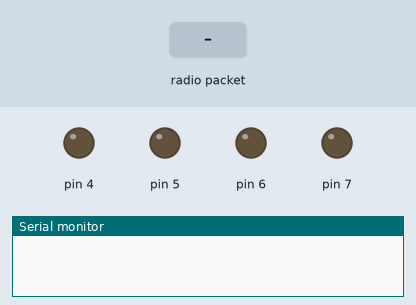
The sketch below on a simulated Arduino Uno, built with avr-gcc and run on an emulated ATmega328P. Shown: output pins drawn as LEDs (lit = HIGH), the last lines printed to the serial monitor. The test bench sets the inputs (shaded band). No radio packets arrive unless stated.

Above: at 1.2 s.
1.3 s: radio packet "A" arrives
At 2.5 s:
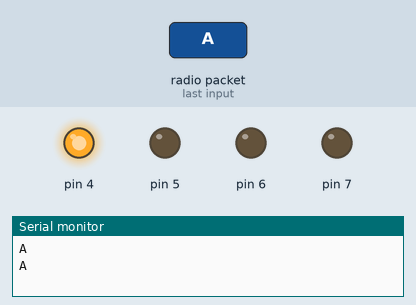
2.8 s: radio packet "B" arrives
At 3.7 s:
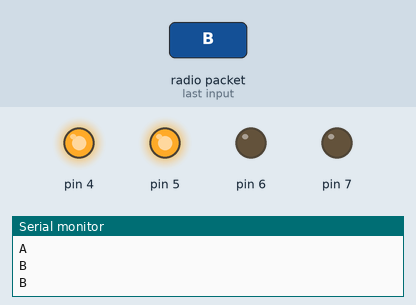
4.3 s: radio packet "A" arrives
At 4.9 s:
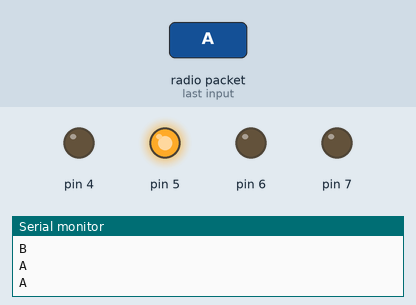
Timing chart, 0 to 7.3 s (numbered marks = the images above; inputs shaded):
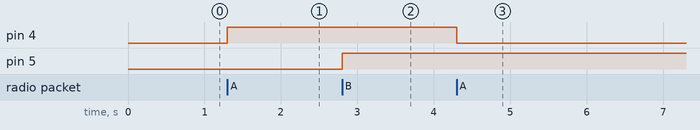

Measured:
- after the input at 1.3 s, pin 4: LOW → HIGH at once
- after the input at 2.8 s, pin 5: LOW → HIGH at once
- after the input at 4.3 s, pin 4: HIGH → LOW at once

The sketch:

receptor433.ino
```cpp
/* MSmaker RF Example
 developed by MSmaker
 date: July 7, 2015
 universomakers@gmail.com
 */
#include <VirtualWire.h> //Inclui a biblioteca VirtualWire.h
#include <Servo.h>

void setup()
{
  int i;
  //Configura o Arduino para trabalhar como receptor
  vw_set_ptt_inverted(true);
  vw_setup(2000);
  vw_set_rx_pin(3);//Configura o pino 3 como rx
  vw_rx_start();
  //=================================================

  pinMode(3, INPUT);
  pinMode(4, OUTPUT);
  pinMode(5, OUTPUT);
  pinMode(6, OUTPUT);
  pinMode(7, OUTPUT);
  Serial.begin(9600);
}


void loop()
{
  char cod;//Cria uma variavel para armazenar o dado recebido.
  uint8_t buf[VW_MAX_MESSAGE_LEN]; //Recebe os dados e armazena na variável buf
  uint8_t buflen = VW_MAX_MESSAGE_LEN; //Armazena na variável buflen o tamanho do dado recebido

  if (vw_get_message(buf, &buflen)) //Pega a mensagem que foi recebida
  {

    cod = buf[0]; //Converte a variável em Char
    Serial.println(cod); //Para verificar valores recebidos e corrigir possiveis erros
    if (cod == 'A') // Compara a informação recebida
    {
      Serial.println(cod); //Para garantir que está recebendo dados, você pode verificar no monitor serial
      digitalWrite(4, !digitalRead(4)); // Inverte o estado da saída D4
    }
    if (cod == 'B')
    {
      Serial.println(cod);
      digitalWrite(5, !digitalRead(5));
    }
    if (cod == 'C')
    {
    }
    if (cod == 'D')
    {
    }


  }

}
```
